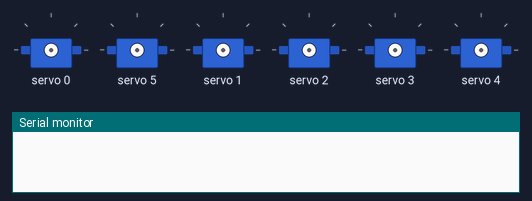
Bench run of a sketch on a simulated ESP32. Shown: 6 × servo, the last lines printed to the serial monitor.

Above: at 0.0 s.
At 0.6 s:
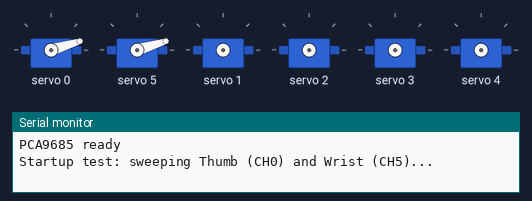
At 1.1 s:
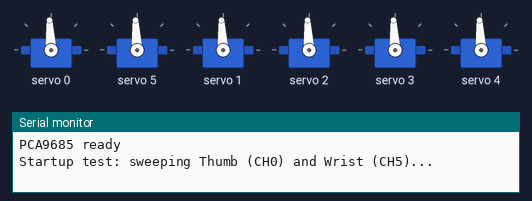
Timing chart, 0 to 2.6 s (numbered marks = the images above):
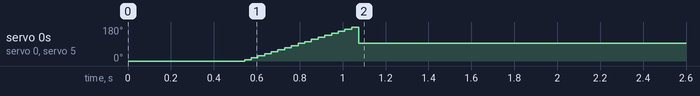

The sketch:

Reciever_esp.ino
```cpp
// ═══════════════════════════════════════════════════════════
//  RECEIVER ESP32
//  ESP-NOW → PCA9685 → 6x MG996R servos
//
//  FIXES APPLIED:
//  [Step 1] degreesToTick() — corrected tick formula (0–175° clamp)
//  [Step 1] loop() — constrain servo degrees to 0–175°
//  [Step 2] REMINDER: PCA9685 VCC must go to ESP32 3.3V (NOT buck converter)
//           ESP32 GND and buck converter GND must share common ground
//  [Step 3] 2000µF 16V cap already fitted across PCA9685 V+ and GND ✅
//  [Step 5] I²C health check added in loop() — watch Serial Monitor for errors
// ═══════════════════════════════════════════════════════════
#include <Arduino.h>
#include <WiFi.h>
#include <esp_now.h>
#include <esp_wifi.h>
#include <Wire.h>
#include <Adafruit_PWMServoDriver.h>

// ── PCA9685 ───────────────────────────────────────────────
Adafruit_PWMServoDriver pwm = Adafruit_PWMServoDriver(0x40);

#define PWM_FREQ       50        // Hz — standard servo frequency
#define SERVO_MIN_US   500       // µs pulse for 0°
#define SERVO_MAX_US   2500      // µs pulse for 180°

// Channel map — wire servos to PCA9685 channels 0-5
#define CH_THUMB   0
#define CH_INDEX   1
#define CH_MIDDLE  2
#define CH_RING    3
#define CH_PINKY   4
#define CH_WRIST   5

// ── CHANNEL FIX ───────────────────────────────────────────
// Must match what the sender prints as "AP Channel: X"
#define SENDER_WIFI_CHANNEL  1   // <<< change if sender prints a different channel

// ── ESP-NOW packet (must match sender) ───────────────────
typedef struct __attribute__((packed)) {
    uint16_t servo[6];   // degrees x 10
} ServoPacket;

ServoPacket lastPkt;
volatile bool newPacket = false;


// ─────────────────────────────────────────────────────────
//  degrees → PCA9685 tick count
//  [STEP 1 FIX] Corrected formula: maps µs pulse into 0–4095 range
//               using 20000µs period (50Hz). Clamp to 175° max.
// ─────────────────────────────────────────────────────────
uint16_t degreesToTick(float deg) {
    deg = constrain(deg, 0.0f, 175.0f);                          // [Step 1] was 180.0f
    float pulseUs = SERVO_MIN_US + (deg / 180.0f) * (SERVO_MAX_US - SERVO_MIN_US);
    return (uint16_t)((pulseUs / 20000.0f) * 4096.0f);           // [Step 1] was (us / TICK_US)
}

void setServo(uint8_t channel, float degrees) {
    pwm.setPWM(channel, 0, degreesToTick(degrees));
}


// ─────────────────────────────────────────────────────────
//  ESP-NOW receive callback (ISR context — keep short)
// ─────────────────────────────────────────────────────────
void onDataRecv(const esp_now_recv_info_t* recv_info, const uint8_t* data, int len) {
    if (len == sizeof(ServoPacket)) {
        memcpy(&lastPkt, data, len);
        newPacket = true;
    }
}


// ═════════════════════════════════════════════════════════
//  Setup
// ═════════════════════════════════════════════════════════
void setup() {
    Serial.begin(115200);
    delay(500);

    // ── PCA9685 ───────────────────────────────────────────
    // [Step 2 REMINDER] Check before powering on:
    //   PCA9685 VCC  → ESP32 3.3V pin  (NOT buck converter output)
    //   PCA9685 GND  → ESP32 GND
    //   PCA9685 V+   → Buck converter output (6V)
    //   PCA9685 GND  → Buck converter GND
    //   ESP32 GND and Buck GND must share a common wire
    Wire.begin();                          // SDA=21, SCL=22 (default ESP32)
    pwm.begin();
    pwm.setOscillatorFrequency(27000000);  // calibrate if servos jitter
    pwm.setPWMFreq(PWM_FREQ);
    delay(10);
    Serial.println("PCA9685 ready");

    // Startup test: sweep thumb and wrist so you can verify they work
    Serial.println("Startup test: sweeping Thumb (CH0) and Wrist (CH5)...");
    for (int deg = 0; deg <= 175; deg += 10) {   // [Step 1] cap at 175°
        setServo(CH_THUMB, deg);
        setServo(CH_WRIST, deg);
        delay(30);
    }
    // Centre all servos
    for (int i = 0; i < 6; i++) setServo(i, 90.0f);
    delay(500);
    Serial.println("Startup test done — all servos at 90deg");

    // ── ESP-NOW (STA mode, forced channel) ────────────────
    WiFi.mode(WIFI_STA);
    WiFi.disconnect();

    esp_wifi_set_channel(SENDER_WIFI_CHANNEL, WIFI_SECOND_CHAN_NONE);

    Serial.printf("Receiver MAC: %s\n", WiFi.macAddress().c_str());
    Serial.printf("Locked to WiFi channel: %d\n", SENDER_WIFI_CHANNEL);

    if (esp_now_init() != ESP_OK) {
        Serial.println("ESP-NOW init FAILED"); return;
    }
    esp_now_register_recv_cb(onDataRecv);
    Serial.println("ESP-NOW listening...");
    Serial.println("======= RECEIVER RUNNING =======");
}


// ═════════════════════════════════════════════════════════
//  Loop
// ═════════════════════════════════════════════════════════
void loop() {
    if (!newPacket) return;
    newPacket = false;

    // [STEP 5] I²C health check — confirm bus is alive before writing servos
    // If you see "I2C FAILED: 2" in Serial Monitor, your power separation
    // (Step 2 wiring) or capacitor (Step 3) still needs attention.
    Wire.beginTransmission(0x40);
    int err = Wire.endTransmission();
    if (err != 0) {
        Serial.printf("I2C FAILED: %d  — check VCC wiring and capacitor\n", err);
        return;
    }

    // [STEP 1 FIX] Clamp incoming degrees to safe range before driving servos
    float deg[6];
    for (int i = 0; i < 6; i++) {
        deg[i] = constrain(lastPkt.servo[i] / 10.0f, 0.0f, 175.0f);  // was just /10.0f
    }

    // All 6 channels explicitly set — thumb (0) and wrist (5) included
    setServo(CH_THUMB,  deg[0]);
    setServo(CH_INDEX,  deg[1]);
    setServo(CH_MIDDLE, deg[2]);
    setServo(CH_RING,   deg[3]);
    setServo(CH_PINKY,  deg[4]);
    setServo(CH_WRIST,  deg[5]);

    Serial.printf(
        "T:%.0f° I:%.0f° M:%.0f° R:%.0f° P:%.0f° W:%.0f°\n",
        deg[0], deg[1], deg[2], deg[3], deg[4], deg[5]
    );
}
```
